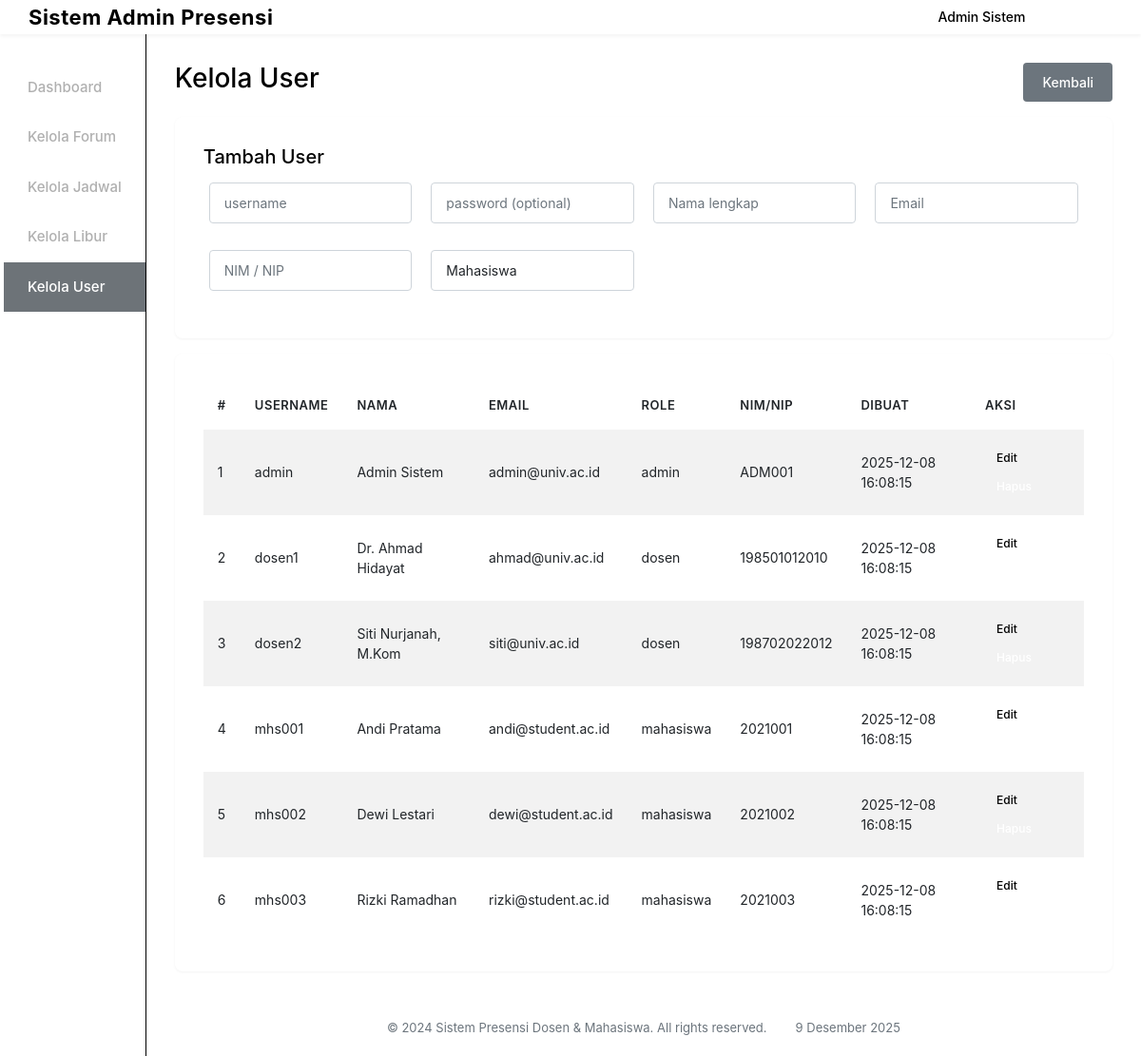
Page /admin/kelola_user.php (signed in) on the committed database.
### tables this page shows
CREATE TABLE users (
    id INT AUTO_INCREMENT PRIMARY KEY,
    username VARCHAR(50) NOT NULL UNIQUE,
    password VARCHAR(255) NOT NULL,
    nama_lengkap VARCHAR(100) NOT NULL,
    email VARCHAR(100),
    nim_nip VARCHAR(20),
    role ENUM('admin', 'dosen', 'mahasiswa') NOT NULL,
    created_at TIMESTAMP DEFAULT CURRENT_TIMESTAMP
);

### admin/kelola_user.php (the view, shortened to what this page needs)
<?php
require_once __DIR__ . '/../config.php';
$res = $conn->query("SELECT id,username,nama_lengkap,email,role,nim_nip,created_at FROM users ORDER BY created_at DESC");
include __DIR__ . '/../includes/header.php';
?>
<div class="d-flex justify-content-between align-items-center mb-3">
  <h3>Kelola User</h3>
  <a href="dashboard.php" class="btn btn-secondary">Kembali</a>
</div>
<div class="card mb-3">
  <div class="card-body">
    <h5>Tambah User</h5>
    <form method="post" class="row g-2">
      <div class="col-md-3"><input name="username" class="form-control" placeholder="username" required></div>
      <div class="col-md-3"><input name="password" class="form-control" placeholder="password (optional)"></div>
      <div class="col-md-3"><input name="nama_lengkap" class="form-control" placeholder="Nama lengkap" required></div>
      <div class="col-md-3"><input name="email" class="form-control" placeholder="Email"></div>
      <div class="col-md-3"><input name="nim_nip" class="form-control" placeholder="NIM / NIP"></div>
      <div class="col-md-3">
        <select name="role" class="form-control" required>
          <option value="mahasiswa">Mahasiswa</option>
        </select>
      </div>
      <div class="col-md-3"><button name="add_user" class="btn btn-success">Tambah</button></div>
    </form>
  </div>
</div>
<div class="card">
  <div class="card-body">
    <table class="table table-striped">
      <thead><tr><th>#</th><th>Username</th><th>Nama</th><th>Email</th><th>Role</th><th>NIM/NIP</th><th>Dibuat</th><th>Aksi</th></tr></thead>
      <tbody>
        <?php $i=1; while($r = $res->fetch_assoc()): ?>
        <tr>
          <td><?=$i++?></td>
          <td><?=htmlspecialchars($r['username'])?></td>
          <td><?=htmlspecialchars($r['nama_lengkap'])?></td>
          <td><?=htmlspecialchars($r['email'])?></td>
          <td><?=htmlspecialchars($r['role'])?></td>
          <td><?=htmlspecialchars($r['nim_nip'])?></td>
          <td><?=htmlspecialchars($r['created_at'])?></td>
          <td>
            <a href="user_edit.php?id=<?=$r['id']?>" class="btn btn-sm btn-warning">Edit</a>
            <a href="kelola_user.php?delete=<?=$r['id']?>" class="btn btn-sm btn-danger" onclick="return confirm('Hapus user?')">Hapus</a>
          </td>
        </tr>
        <?php endwhile; ?>
      </tbody>
    </table>
  </div>
</div>
<?php include __DIR__ . '/../includes/footer.php'; ?>

### includes/header.php (shortened to what this page needs)
<!DOCTYPE html>
<html lang="id">
<head>
	<link rel="stylesheet" href="../assets/vendor/bootstrap/css/bootstrap.min.css">
	<link rel="stylesheet" href="../assets/css/style.css">
</head>
<body class="layout-with-sidebar">
	<header class="app-header">
		<div class="header-content">
			<div class="header-left">
				<h1 class="system-title">Sistem Admin Presensi</h1>
			</div>
			<div class="header-right">
				<div class="profile-section">
					<span class="profile-name"><?= htmlspecialchars($_SESSION['nama'] ?? 'Admin') ?></span>
					<a href="../logout.php" class="logout-btn" title="Logout">Keluar</a>
				</div>
			</div>
		</div>
	</header>
	<aside class="app-sidebar">
		<nav class="sidebar-nav">
			<ul class="nav-menu">
				<li class="nav-item">
					<a href="dashboard.php" class="nav-link <?= (basename($_SERVER['PHP_SELF']) == 'dashboard.php') ? 'active' : '' ?>">
						Dashboard
					</a>
				</li>
				<li class="nav-item">
					<a href="kelola_forum.php" class="nav-link <?= (basename($_SERVER['PHP_SELF']) == 'kelola_forum.php') ? 'active' : '' ?>">
						Kelola Forum
					</a>
				</li>
				<li class="nav-item">
					<a href="kelola_jadwal.php" class="nav-link <?= (basename($_SERVER['PHP_SELF']) == 'kelola_jadwal.php') ? 'active' : '' ?>">
						Kelola Jadwal
					</a>
				</li>
				<li class="nav-item">
					<a href="kelola_libur.php" class="nav-link <?= (basename($_SERVER['PHP_SELF']) == 'kelola_libur.php') ? 'active' : '' ?>">
						Kelola Libur
					</a>
				</li>
				<li class="nav-item">
					<a href="kelola_user.php" class="nav-link <?= (basename($_SERVER['PHP_SELF']) == 'kelola_user.php') ? 'active' : '' ?>">
						Kelola User
					</a>
				</li>
			</ul>
			<div class="sidebar-footer">
				<a href="../logout.php" class="logout-link">Logout</a>
			</div>
		</nav>
	</aside>
	<main class="app-main">

### includes/footer.php (shortened to what this page needs)
    </main>
    <footer class="app-footer">
        <div class="footer-content">
            <p>&copy; 2024 Sistem Presensi Dosen & Mahasiswa. All rights reserved.</p>
            <p id="current-date"></p>
        </div>
    </footer>
</body>
</html>

### rows in the picture
users: username "admin", nama_lengkap "Admin Sistem", email "admin@univ.ac.id", role "admin", nim_nip "ADM001", created_at "2025-12-08 16:08:15"
users: username "dosen1", nama_lengkap "Dr. Ahmad Hidayat", email "ahmad@univ.ac.id", role "dosen", nim_nip "198501012010", created_at "2025-12-08 16:08:15"
users: username "dosen2", nama_lengkap "Siti Nurjanah, M.Kom", email "siti@univ.ac.id", role "dosen", nim_nip "198702022012", created_at "2025-12-08 16:08:15"
users: username "mhs001", nama_lengkap "Andi Pratama", email "andi@student.ac.id", role "mahasiswa", nim_nip "2021001", created_at "2025-12-08 16:08:15"
users: username "mhs002", nama_lengkap "Dewi Lestari", email "dewi@student.ac.id", role "mahasiswa", nim_nip "2021002", created_at "2025-12-08 16:08:15"
users: username "mhs003", nama_lengkap "Rizki Ramadhan", email "rizki@student.ac.id", role "mahasiswa", nim_nip "2021003", created_at "2025-12-08 16:08:15"

### other values in the picture
$_SESSION['nama'] "Admin Sistem"
